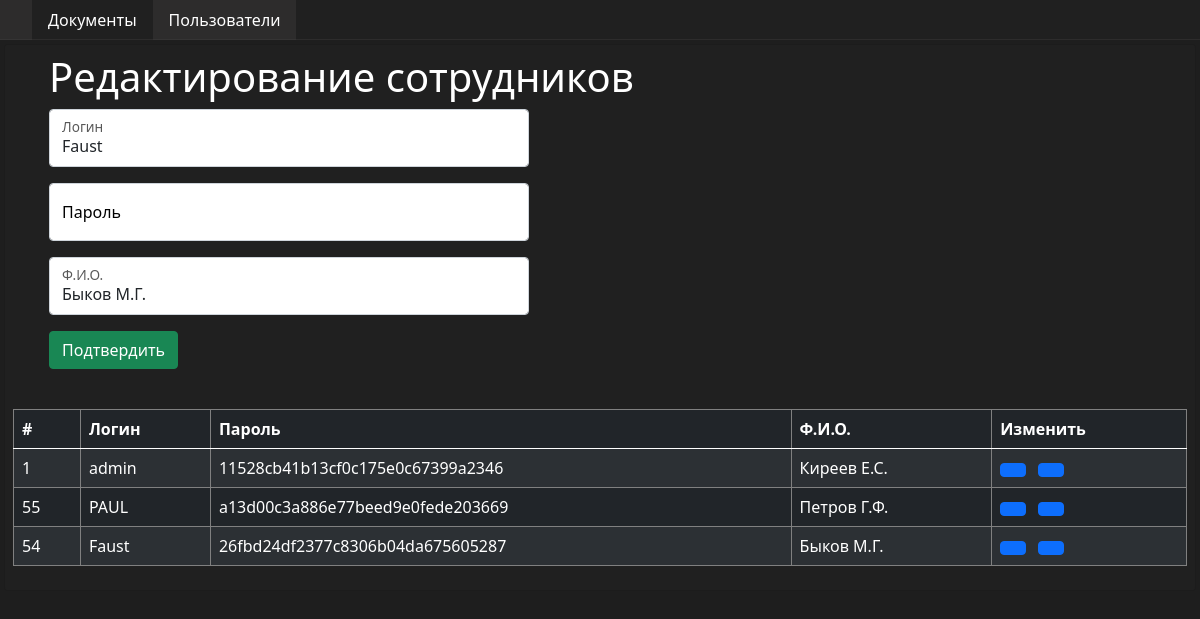
Page /includes/admin/users.php?red_id=54 on the committed database.
### tables this page shows
CREATE TABLE IF NOT EXISTS `main` (
  `id` int(10) NOT NULL,
  `login` varchar(100) NOT NULL,
  `pass` varchar(100) NOT NULL,
  `name` varchar(100) NOT NULL
);

### includes/admin/users.php (the view, shortened to what this page needs)
<?php
    include '../../links.php';
    include '../../includes/ext/db.php';
    if (isset($_GET['red_id'])) {
        $sql = mysqli_query($db_connect, "SELECT `id`, `login`, `pass`, `name` FROM `main` WHERE `ID`={$_GET['red_id']}");
        $users = mysqli_fetch_array($sql);
    }
?>
<div class="container-fluid">
    <div class="row">
        <div class="col-md-12">
            <div class="card">
                <div class="container container-users">
                    <div class="row">
                        <div class="col users"> <h1 style="color: #fff;">Редактирование сотрудников</h1>
                            <form method="post">
                                <div class="form-floating mb-3">
                                    <input type="text" class="form-control" name="login" value="<?= isset($_GET['red_id']) ? $users['login'] : ''; ?>" id="floatingInput" placeholder="1">
                                    <label class="label-reg" for="floatingInput">Логин</label>
                                </div>
                                <div class="form-floating mb-3">
                                    <input type="text" class="form-control" name="pass" value="" id="floatingInput" placeholder="2">
                                    <label class="label-reg" for="floatingInput">Пароль</label>
                                </div>
                                <div class="form-floating mb-3">
                                    <input type="text" class="form-control" name="name" value="<?= isset($_GET['red_id']) ? $users['name'] : ''; ?>" id="floatingInput" placeholder="3">
                                    <label class="label-reg" for="floatingInput">Ф.И.О.</label>
                                </div>
                                <button class="btn btn-success" type="submit">Подтвердить</button>
                            </form>
                        </div>
                    </div>
                </div>
                <br>
                <table class="table table-dark table-striped">
                    <thead>
                        <tr>
                            <th>#</th> <th>Логин</th> <th>Пароль</th> <th>Ф.И.О.</th> <th>Изменить</th>
                        </tr>
                    </thead>
                    <tbody>
                        <?php
                            $sql = mysqli_query($db_connect, "SELECT `id`, `login`, `pass`, `name` FROM `main`");
                            while ($result = mysqli_fetch_array($sql)) {
                                echo '<tr>'.
                                    "<td>{$result['id']}</td>".
                                    "<td>{$result['login']}</td>".
                                    "<td>{$result['pass']}</td>".
                                    "<td>{$result['name']}</td>".
                                    "<td><a class='btn btn-primary btn-edit-del' href='?red_id={$result['id']}'><i class='zmdi zmdi-edit'></i></a> <a class='btn btn-primary btn-edit-del' href='?del_id={$result['id']}'><i class='zmdi zmdi-delete'></i></a></td>".
                                '</tr>';
                            }
                        ?>
                    </tbody>
                </table>
            </div>
        </div>
    </div>
</div>

### assets/css/1.css (style rules this page uses)
a { text-decoration: none; }
.users form { width: 480px; }
.col { border-radius: 6px; }
.container-fluid { padding: 4px; }
.container-users { margin: 0; }
.card { border-radius: 4px; background-color: #202020; color: #fff; padding: 8px; display: flex; }
.row { margin: 0; }
.col-md-12 { padding: 0; }
.btn-edit-del { margin-right: 8px; }
.label-reg { color: black; }
a { color: #fff; }
th { border: 1px solid grey; }
td { border: 1px solid grey; }

### rows in the picture
main: login "Faust", name "Быков М.Г.", id "54", pass "26fbd24df2377c8306b04da675605287"
main: id "1", login "admin", pass "11528cb41b13cf0c175e0c67399a2346", name "Киреев Е.С."
main: id "55", login "PAUL", pass "a13d00c3a886e77beed9e0fede203669", name "Петров Г.Ф."
